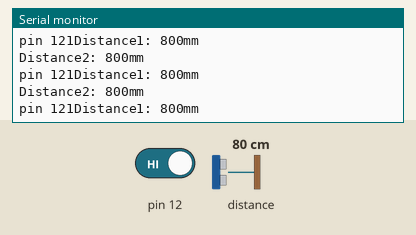
Simulated run of this sketch. Board: Arduino Uno, built with avr-gcc and run on an emulated ATmega328P. Parts: the last lines printed to the serial monitor. The test bench sets the inputs (shaded band); at power-on: distance to the obstacle 80 cm, pin 12 HIGH.

Above: at 1.2 s.
1.3 s: distance to the obstacle set to 2 cm
At 2.3 s:
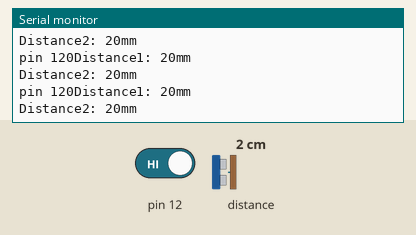
4.3 s: distance to the obstacle set to 18 cm
At 5.3 s:
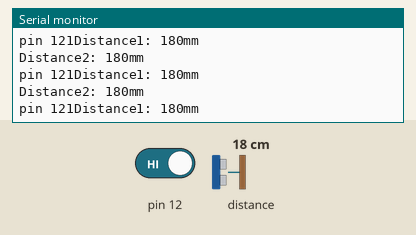
7.3 s: distance to the obstacle set to 4 cm
At 8.4 s:
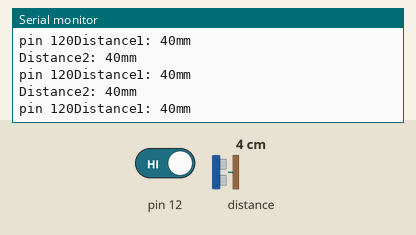
10.3 s: pin 12 driven HIGH
13.3 s: pin 12 driven LOW
14.8 s: distance to the obstacle set to 35 cm
At 15.9 s:
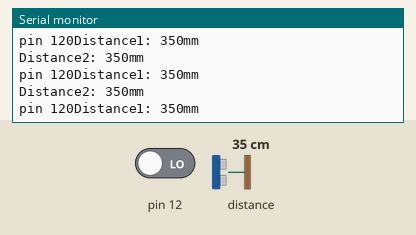
Timing chart, 0 to 17.8 s (numbered marks = the images above; inputs shaded):
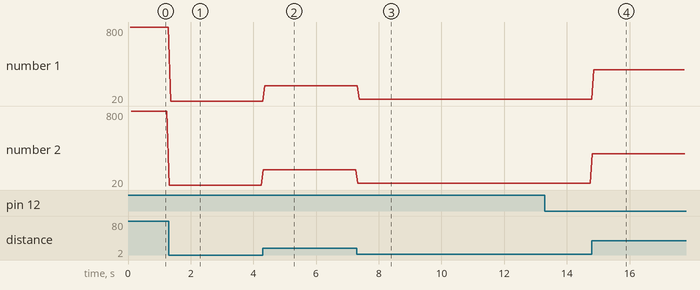

The sketch:

2_laser_Sensors.ino
```cpp
#include <Wire.h>
#include <VL53L0X.h>

VL53L0X sensor1;

VL53L0X sensor2;

int distance1;
int distance2;

void setup() {
  // put your setup code here, to run once:

  Serial.begin(9600);
  Wire.begin();

  //Sensor 1
  pinMode(9, INPUT_PULLUP);
  sensor1.init();
  sensor1.setTimeout(500);

  //Sensor 2
  sensor2.init();
  sensor2.setTimeout(500);

  //Start both the sensors to give data continuously
  sensor1.startContinuous();
  sensor2.startContinuous();

  sensor1.setTimeout(500);
  sensor2.setTimeout(500);
}

void loop() {
  // put your main code here, to run repeatedly:
  distance1 = sensor12();
  distance2 = sensor21();
  Serial.print("Distance1: ");
  Serial.print(distance1);
  Serial.print("mm");
  Serial.println();
  Serial.print("Distance2: ");
  Serial.print(distance2);
  Serial.print("mm");
  if (distance1 > 100 && distance2 > 100)
  {
    digitalWrite(12, HIGH);
  }
  else
  {
    digitalWrite(12, LOW);
  }
  Serial.println();
  Serial.print("pin 12");
  Serial.print(digitalRead(12));
}
int sensor12()
{
  long dist1 = (sensor1.readRangeContinuousMillimeters());
  return dist1;
}
int sensor21()
{
  long  dist2 = (sensor2.readRangeContinuousMillimeters());
  return dist2;
}
```

Measured:
- after the input at 1.3 s, the serial monitor: prints a new line at once (image 1)
- after the input at 4.3 s, the serial monitor: prints a new line at once (image 2)
- after the input at 7.3 s, the serial monitor: prints a new line at once (image 3)
- after the input at 14.8 s, the serial monitor: prints a new line at once (image 4)
- plotted number 1: 800 → 20 after the input at 1.3 s, 20 → 180 after the input at 4.3 s, 180 → 40 after the input at 7.3 s, 40 → 350 after the input at 14.8 s
- plotted number 2: 800 → 20 after the input at 1.3 s, 20 → 180 after the input at 4.3 s, 180 → 40 after the input at 7.3 s, 40 → 350 after the input at 14.8 s
